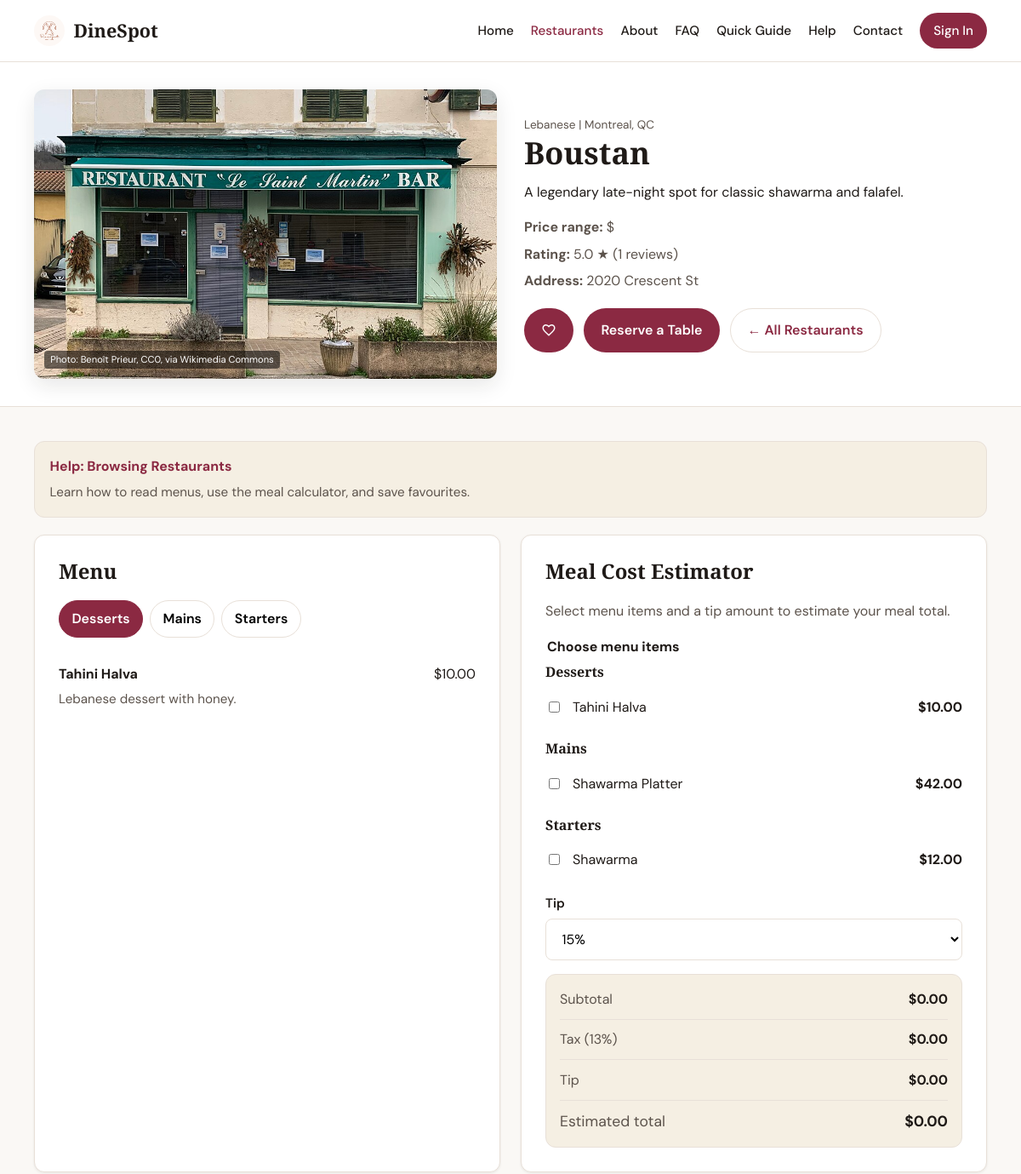
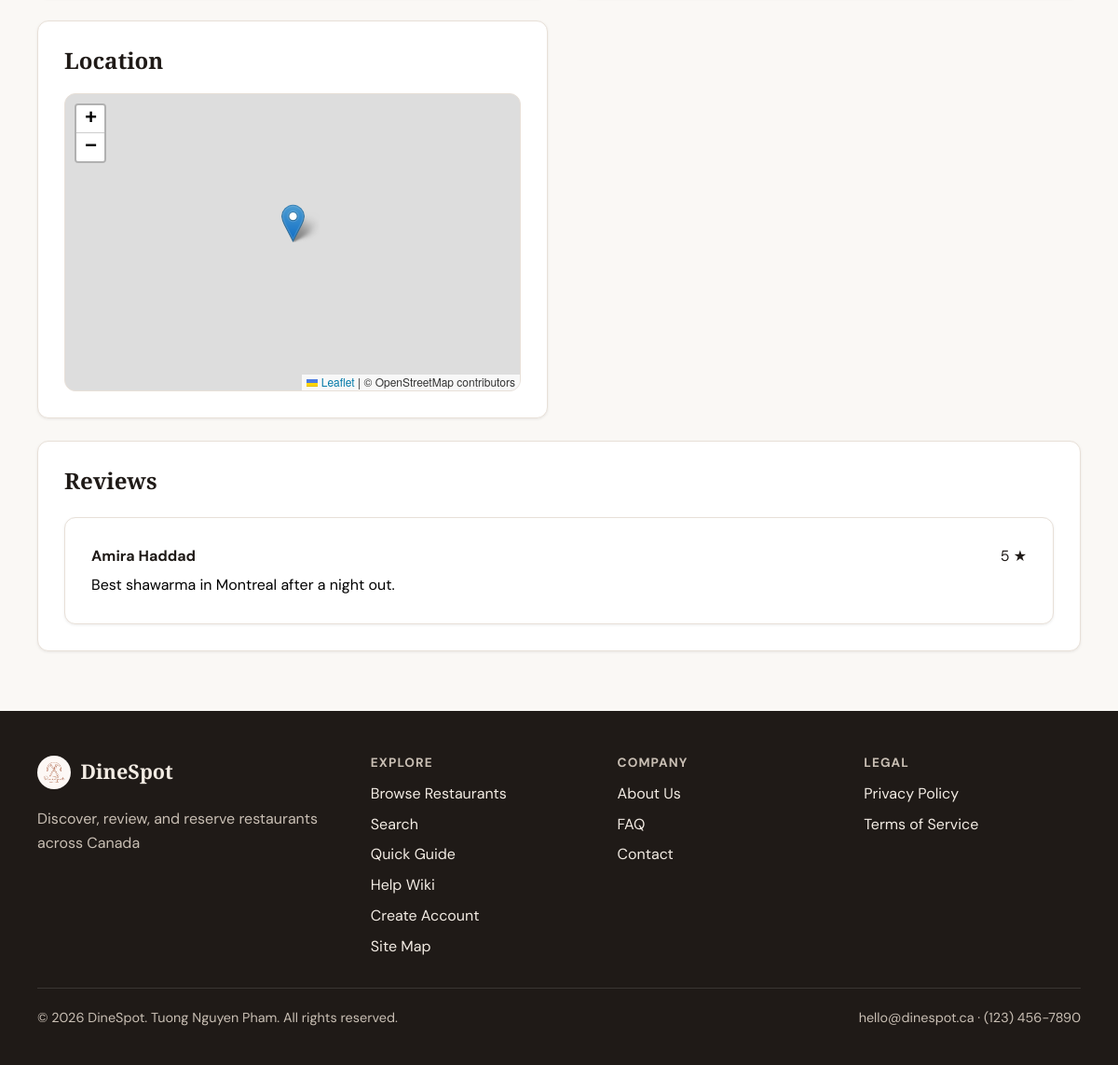
Screenshot of /restaurants/view.php?id=16 with the database file from the repository (2 pictures, top to bottom).
### tables this page shows
CREATE TABLE restaurants (
    id INT AUTO_INCREMENT PRIMARY KEY,
    name VARCHAR(150) NOT NULL,
    cuisine VARCHAR(80) NOT NULL,
    city VARCHAR(80) NOT NULL,
    province VARCHAR(10) NOT NULL,
    description TEXT NOT NULL,
    address VARCHAR(255) NULL,
    image_path VARCHAR(255) NULL,
    latitude DECIMAL(10, 7) NULL,
    longitude DECIMAL(10, 7) NULL,
    price_range TINYINT NOT NULL DEFAULT 2,
    is_active TINYINT(1) NOT NULL DEFAULT 1,
    image_credit VARCHAR(255) NULL,
    created_at TIMESTAMP NOT NULL DEFAULT CURRENT_TIMESTAMP,
    CONSTRAINT chk_restaurants_price_range CHECK (price_range BETWEEN 1 AND 4)
);

CREATE TABLE menu_items (
    id INT AUTO_INCREMENT PRIMARY KEY,
    restaurant_id INT NOT NULL,
    category VARCHAR(80) NOT NULL,
    name VARCHAR(120) NOT NULL,
    description TEXT NULL,
    price DECIMAL(8, 2) NOT NULL,
    CONSTRAINT fk_menu_restaurant FOREIGN KEY (restaurant_id) REFERENCES restaurants(id) ON DELETE CASCADE
);

CREATE TABLE reviews (
    id INT AUTO_INCREMENT PRIMARY KEY,
    restaurant_id INT NOT NULL,
    user_id INT NOT NULL,
    rating TINYINT NOT NULL,
    comment TEXT NOT NULL,
    created_at TIMESTAMP NOT NULL DEFAULT CURRENT_TIMESTAMP,
    CONSTRAINT fk_reviews_restaurant FOREIGN KEY (restaurant_id) REFERENCES restaurants(id) ON DELETE CASCADE,
    CONSTRAINT fk_reviews_user FOREIGN KEY (user_id) REFERENCES users(id) ON DELETE CASCADE,
    CONSTRAINT chk_reviews_rating CHECK (rating BETWEEN 1 AND 5),
    CONSTRAINT uq_review_user_restaurant UNIQUE (restaurant_id, user_id)
);

CREATE TABLE users (
    id INT AUTO_INCREMENT PRIMARY KEY,
    email VARCHAR(255) NOT NULL UNIQUE,
    password_hash VARCHAR(255) NOT NULL,
    full_name VARCHAR(120) NOT NULL,
    role ENUM('client', 'admin') NOT NULL DEFAULT 'client',
    status ENUM('active', 'suspended') NOT NULL DEFAULT 'active',
    phone VARCHAR(30) NULL,
    created_at TIMESTAMP NOT NULL DEFAULT CURRENT_TIMESTAMP
);

### restaurants/view.php (the view, shortened to what the rows shown need)
<?php
$assetPrefix = '../';
require_once __DIR__ . '/../includes/functions.php';
require_once __DIR__ . '/../includes/auth.php';
require_once __DIR__ . '/../includes/db.php';
$id = (int) ($_GET['id'] ?? 0);
$restaurant = null;
$menuGrouped = [];
$reviews = [];
$dbError = null;
try {
    $restaurant = get_restaurant_by_id($id);
    if ($restaurant) {
        $menuGrouped = get_menu_items_grouped($id);
        $reviews = get_reviews_for_restaurant($id);
    }
} catch (Throwable $e) {
    $dbError = 'Unable to load restaurant details.';
}
$mapLat = $restaurant['latitude'] ?? null;
$mapLng = $restaurant['longitude'] ?? null;
if ($restaurant && $mapLat && $mapLng) {
    $extraHead = '
    <link rel="stylesheet" href="https://unpkg.com/leaflet@1.9.4/dist/leaflet.css">';
}
$favouriteIcon = $assetPrefix . 'assets/images/svg/favorite_24dp_E3E3E3_FILL0_wght400_GRAD0_opsz24.svg';
$restaurantViewUrl = $assetPrefix . 'restaurants/view.php?id=' . $id;
$loginForFavAndResUrl = client_path('login.php') . '?redirect=' . urlencode($restaurantViewUrl);
$isFavourited = false;
$isReserved = false;
$activeReservation = null;
$favouriteHref = $loginForFavAndResUrl;
$reservationHref = $loginForFavAndResUrl;
require_once __DIR__ . '/../includes/header.php';
?>
<?php if ($dbError): ?>
    <section class="page-content">
        <div class="container">
            <div class="alert alert-error" role="alert"><?= e($dbError) ?></div>
            <a href="index.php">&larr; Back to restaurants</a>
        </div>
    </section>
<?php else: ?>
    <section class="restaurant-hero">
        <div class="container restaurant-hero-grid">
            <div class="restaurant-hero-image">
                <img
                    src="<?= e(restaurant_image_url($restaurant, $assetPrefix)) ?>"
                    alt="<?= e($restaurant['name']) ?>"
                    <?php if (!empty($restaurant['image_credit'])): ?>
                        title="<?= e($restaurant['name']) ?> - Photo: <?= e($restaurant['image_credit']) ?>"
                    <?php else: ?>
                        title="<?= e($restaurant['name']) ?>"
                    <?php endif; ?>
                >
                <?php if (!empty($restaurant['image_credit']) && str_contains($restaurant['image_credit'], '<https://')): ?>
                    <?php
                        $licenseUrl = '';
                        if (preg_match('/<([^>]+)>/', $restaurant['image_credit'], $matches)) {
                            $licenseUrl = $matches[1];
                        }
                        $cleanCredit = preg_split('/<[^>]+>/', $restaurant['image_credit'], 2);
                        $parts = array_map('trim', explode(',', trim($cleanCredit[0]), 2));
                        $author = $parts[0] ?? '';
                        $license = $parts[1] ?? '';
                        $source = trim($cleanCredit[1] ?? '');
                    ?>
                    <span class="image-credit">Photo: <?= e($author) ?>, <a href="<?= e($licenseUrl) ?>" target="_blank" rel="noopener noreferrer"><?= e($license) ?></a><?= e($source) ?></span>
                <?php elseif (!empty($restaurant['image_credit'])): ?>
                    <span class="image-credit">Photo: <?= e($restaurant['image_credit']) ?></span>
                <?php endif; ?>
            </div>
            <div class="restaurant-hero-info">
                <p class="restaurant-card-meta">
                    <span><?= e($restaurant['cuisine']) ?> | <?= e($restaurant['city']) ?>, <?= e($restaurant['province']) ?></span>
                </p>
                <h1><?= e($restaurant['name']) ?></h1>
                <p><?= e($restaurant['description']) ?></p>
                <div class="restaurant-hero-details">
                    <p><strong>Price range:</strong> <?= e(price_range_label((int) $restaurant['price_range'])) ?></p>
                    <?php if ((int) $restaurant['review_count'] > 0): ?>
                        <p><strong>Rating:</strong> <?= e(format_rating((float) $restaurant['avg_rating'])) ?> ★ (<?= (int) $restaurant['review_count'] ?> reviews)</p>
                    <?php endif; ?>
                    <?php if (!empty($restaurant['address'])): ?>
                        <p><strong>Address:</strong> <?= e($restaurant['address']) ?></p>
                    <?php endif; ?>
                </div>
                <div class="hero-actions">
                    <?php if (should_use_client_path()): ?>
                    <a
                        class="btn btn-primary btn-favourite<?= $isFavourited ? ' is-favourited' : '' ?>"
                        href="<?= e($favouriteHref) ?>"
                    >
                        <img
                            class="btn-icon-favourite"
                            src="<?= e($favouriteIcon) ?>"
                            alt=""
                            aria-hidden="true"
                        >
                    </a>
                    <?php endif; ?>
                    <?php if (is_client() && $isReserved && $activeReservation): ?>
                        <button
                            type="button"
                            class="btn btn-primary btn-reservation is-reserved"
                            data-cancel-reservation
                            data-reservation-id="<?= (int) $activeReservation['id'] ?>"
                            data-restaurant-name="<?= e($restaurant['name']) ?>"
                            data-reservation-date="<?= e(date('F j, Y', strtotime($activeReservation['reservation_date']))) ?>"
                            data-reservation-time="<?= e(date('g:i A', strtotime($activeReservation['reservation_time']))) ?>"
                            data-party-size="<?= (int) $activeReservation['party_size'] ?>"
                            data-redirect="<?= e($restaurantViewUrl) ?>"
                            data-form-action="<?= e(client_path('cancel_reservation.php')) ?>"
                        >
                            Reserved
                        </button>
                    <?php elseif (should_use_client_path()): ?>
                        <a
                            class="btn btn-primary btn-reservation"
                            href="<?= e($reservationHref) ?>"
                        >
                            Reserve a Table
                        </a>
                    <?php endif; ?>
                    <a class="btn btn-secondary" href="index.php">&larr; All Restaurants</a>
                </div>
            </div>
        </div>
    </section>
    <section class="page-content">
        <div class="container">
            <?php
            require __DIR__ . '/../includes/partials/context-help.php';
            ?>
        </div>
        <div class="container content-grid two-col">
            <div class="content-card">
                <h2>Menu</h2>
                <?php if ($menuGrouped === []): ?>
                    <p>Menu information is not available yet.</p>
                <?php else: ?>
                    <div class="menu-tabs" role="tablist" aria-label="Restaurant menu categories">
                        <?php $first = true; foreach (array_keys($menuGrouped) as $category): ?>
                            <button
                                class="menu-tab<?= $first ? ' is-active' : '' ?>"
                                type="button"
                                role="tab"
                                aria-selected="<?= $first ? 'true' : 'false' ?>"
                                aria-controls="menu-panel-<?= e(preg_replace('/[^a-z0-9]+/i', '-', strtolower($category))) ?>"
                                data-menu-tab
                            ><?= e($category) ?></button>
                        <?php $first = false; endforeach; ?>
                    </div>
                    <?php $first = true; foreach ($menuGrouped as $category => $items): ?>
                        <?php $panelId = 'menu-panel-' . preg_replace('/[^a-z0-9]+/i', '-', strtolower($category)); ?>
                        <div
                            class="menu-panel<?= $first ? ' is-active' : '' ?>"
                            id="<?= e($panelId) ?>"
                            role="tabpanel"
                            data-menu-panel
                        >
                            <ul class="menu-list">
                                <?php foreach ($items as $item): ?>
                                    <li class="menu-item">
                                        <div class="menu-item-header">
                                            <strong><?= e($item['name']) ?></strong>
                                            <span>$<?= e(number_format((float) $item['price'], 2)) ?></span>
                                        </div>
                                        <?php if (!empty($item['description'])): ?>
                                            <p><?= e($item['description']) ?></p>
                                        <?php endif; ?>
                                    </li>
                                <?php endforeach; ?>
                            </ul>
                        </div>
                    <?php $first = false; endforeach; ?>
                <?php endif; ?>
            </div>
            <?php if ($menuGrouped !== []): ?>
                <div class="content-card">
                    <h2>Meal Cost Estimator</h2>
                    <p class="form-help">Select menu items and a tip amount to estimate your meal total.</p>
                    <form class="meal-calculator">
                        <fieldset class="meal-calculator-items">
                            <legend>Choose menu items</legend>
                            <?php foreach ($menuGrouped as $category => $items): ?>
                                <div class="meal-calculator-category">
                                    <h3><?= e($category) ?></h3>
                                    <?php foreach ($items as $item): ?>
                                        <?php $itemId = 'meal-item-' . preg_replace('/[^a-z0-9]+/i', '-', strtolower($category . '-' . $item['name'])); ?>
                                        <label class="meal-calculator-option" for="<?= e($itemId) ?>">
                                            <input
                                                type="checkbox"
                                                id="<?= e($itemId) ?>"
                                                data-meal-item
                                                value="<?= e($item['price']) ?>"
                                            >
                                            <span><?= e($item['name']) ?></span>
                                            <strong>$<?= e(number_format((float) $item['price'], 2)) ?></strong>
                                        </label>
                                    <?php endforeach; ?>
                                </div>
                            <?php endforeach; ?>
                        </fieldset>
                        <div class="form-group">
                            <label for="tip_percent">Tip</label>
                            <select id="tip_percent" data-tip-percent>
                                <option value="15" selected>15%</option>
                            </select>
                        </div>
                        <dl class="quote-summary meal-summary" aria-live="polite">
                            <div>
                                <dt>Subtotal</dt>
                                <dd data-meal-subtotal>$0.00</dd>
                            </div>
                            <div>
                                <dt>Tax (13%)</dt>
                                <dd data-meal-tax>$0.00</dd>
                            </div>
                            <div>
                                <dt>Tip</dt>
                                <dd data-meal-tip>$0.00</dd>
                            </div>
                            <div class="quote-summary-total">
                                <dt>Estimated total</dt>
                                <dd data-meal-total>$0.00</dd>
                            </div>
                        </dl>
                    </form>
                </div>
            <?php endif; ?>
            <div class="content-card">
                <h2>Location</h2>
                <?php if ($mapLat && $mapLng): ?>
                    <div
                        id="restaurant-map"
                        class="restaurant-map"
                        data-lat="<?= e((string) $mapLat) ?>"
                        data-lng="<?= e((string) $mapLng) ?>"
                        data-name="<?= e($restaurant['name']) ?>"
                    ></div>
                <?php else: ?>
                    <p>Map coordinates are not available for this location.</p>
                <?php endif; ?>
            </div>
        </div>
        <div class="container">
            <div class="content-card" style="margin-top: 1.5rem;">
                <div class="profile-header">
                    <h2>Reviews</h2>
                </div>
                <?php if ($reviews === [] && !is_logged_in()): ?>
                    <p>No reviews yet. <a href="<?= e(client_path('login.php?redirect=' . urlencode($restaurantViewUrl))) ?>">Sign in</a> to be the first to review.</p>
                <?php elseif ($reviews === []): ?>
                    <p>No reviews yet. Be the first to share your experience.</p>
                <?php else: ?>
                    <ul class="review-list">
                        <?php foreach ($reviews as $review): ?>
                            <li class="review-item">
                                <div class="review-item-header">
                                    <strong><?= e($review['full_name']) ?></strong>
                                    <span><?= (int) $review['rating'] ?> ★</span>
                                </div>
                                <p><?= e($review['comment']) ?></p>
                            </li>
                        <?php endforeach; ?>
                    </ul>
                <?php endif; ?>
            </div>
        </div>
    </section>
<?php endif; ?>
<?php require_once __DIR__ . '/../includes/footer.php'; ?>

### rows the page displays
restaurants: image_path (picture), image_credit "Benoît Prieur, CC0, via Wikimedia Commons", cuisine "Lebanese", city "Montreal", province "QC", name "Boustan", description "A legendary late-night spot for classic shawarma and falafel.", price_range "$", address "2020 Crescent St"
menu_items: name "Tahini Halva", price "10.00", description "Lebanese dessert with honey."
menu_items: name "Shawarma Platter", price "42.00"
menu_items: name "Shawarma", price "12.00"
reviews: user.full_name "Amira Haddad", rating "5", comment "Best shawarma in Montreal after a night out."

### other values shown
SITE_NAME "DineSpot"
format_rating((float) $restaurant['avg_rating']) "5.0"
$restaurant['review_count'] "1"
$helpLabel "Browsing Restaurants"
$helpIntro "Learn how to read menus, use the meal calculator, and save favourites."
$category "Desserts"
$category "Mains"
$category "Starters"
SITE_TAGLINE "Discover, review, and reserve restaurants across Canada"
SITE_EMAIL "hello@dinespot.ca"
SITE_PHONE "(123) 456-7890"
